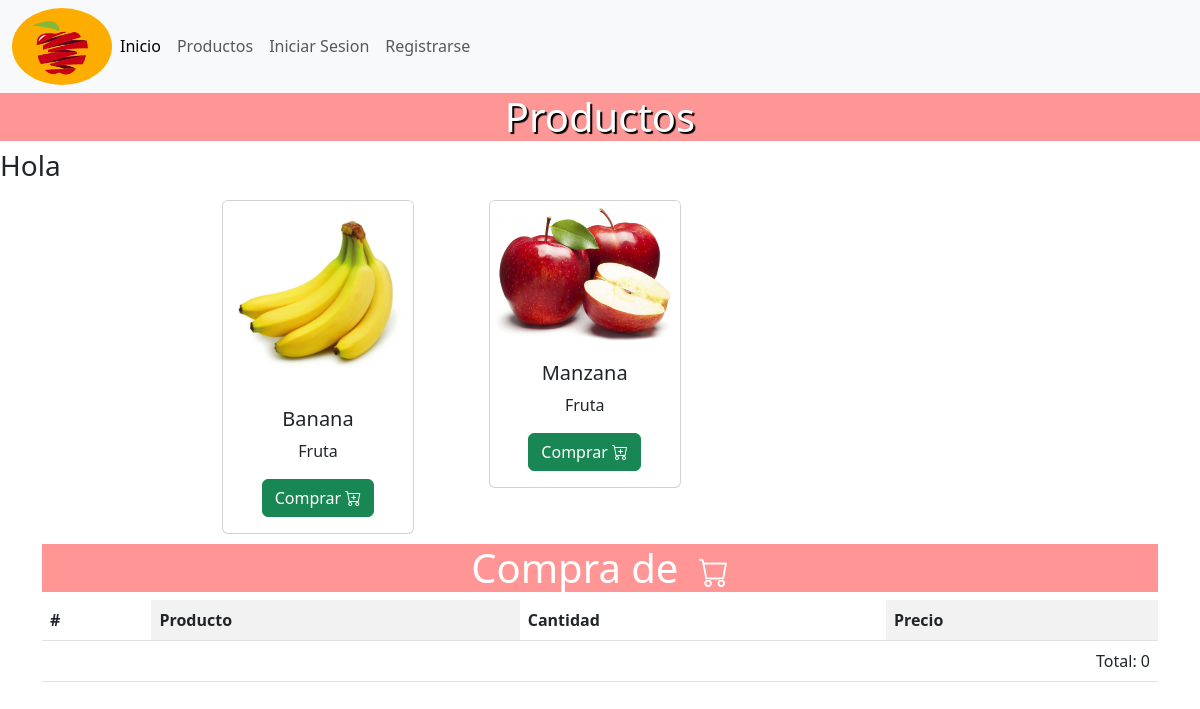
Page /tienda/ on the earlier database version.
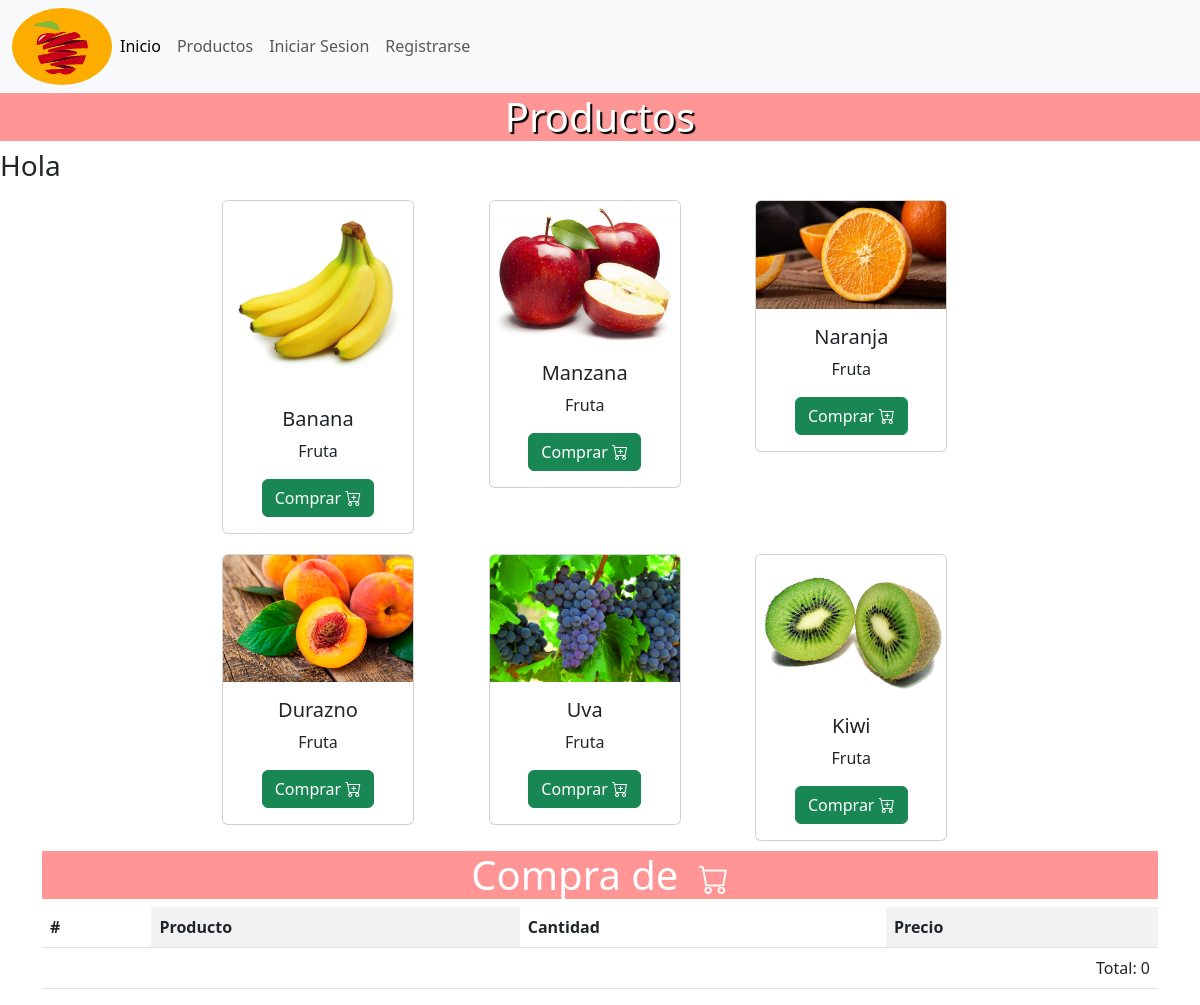
Same page on the later database version.
### productos/models.py (models this page shows, shortened)
class Producto(models.Model):
    nombre = models.CharField(max_length=100)
    precio = models.FloatField()
    imagen = models.ImageField(upload_to='productos')
    categoria = models.ForeignKey(Categoria, on_delete=models.CASCADE)
    created = models.DateField(auto_now_add=True)
    class Meta:
        verbose_name= 'producto'
        verbose_name_plural = 'productos'

class Categoria(models.Model):
    nombre = models.CharField(max_length=50)
    created = models.DateField(auto_now_add=True)
    class Meta:
        verbose_name= 'categoria'
        verbose_name_plural = 'categorias'
    def __str__(self):
        return self.nombre

### tienda/views.py (the view)
# urls.py: path('tienda/', include('tienda.urls')),
def tienda(request):
    productos = Producto.objects.all()
    carro = Carro(request)
    total = carro.obtener_total()
    if request.method == 'GET':
        return render(request, 'tienda.html',{
            'productos':productos,
            'total':total
        })

### carrito/carrito.py (called while the page is built)
    def obtener_total(self):
        total = 0
        for key in self.carro.keys():
            total += self.carro[key]['precio']
        return total

### tienda/templates/tienda.html (shortened to what this page needs)
{% extends 'base.html' %}
{% block content %}
    <h1 class="productos h1-shadow">Productos</h1>
    <h3>Hola {{user.username}}</h3>
    <div class="container">
        <div class="row" style="max-width: 800px; margin: 0 auto;">
            {% for producto in productos %}
            <div class="col-4">
                <div class="card text-center card-fruta" style="width: 12rem;">
                    <img src="{{producto.imagen.url}}" class="card-img-top" alt="imagen de producto">
                    <div class="card-body">
                    <h5 class="card-title">{{producto.nombre}}</h5>
                    <p class="card-text">{{producto.categoria}} </p>
                    <a href="{% url 'tienda:agregar-producto' producto.id %}" class="btn btn-success">Comprar
                        <i class="bi bi-cart-plus"></i>
                    </a>
                    </div>
                </div>
            </div>
            {% endfor %}
        </div>
    </div>
    {% include 'widget-carrito.html' %}
{% endblock %}

### base/templates/base.html (shortened to what this page needs)
{% load static %}
<!DOCTYPE html>
<html lang="en">
<head>
    <link href="https://cdn.jsdelivr.net/npm/bootstrap@5.3.0/dist/css/bootstrap.min.css" rel="stylesheet">
    <link rel="stylesheet" href="https://cdn.jsdelivr.net/npm/bootstrap-icons@1.10.5/font/bootstrap-icons.css">
    <link rel="stylesheet" href="{% static 'css/style.css' %}">
</head>
<body>
    <nav class="navbar navbar-expand-lg bg-body-tertiary">
        <div class="container-fluid">
          <img src="{% static 'imagenes/logo-manzana.png' %}" alt="Logo imagen" class="logo">
          <div class="collapse navbar-collapse" id="navbarNav">
            <ul class="navbar-nav">
              <li class="nav-item">
                <a class="nav-link active" aria-current="page" href="{% url 'inicio:inicio' %}">Inicio</a>
              </li>
              <li class="nav-item">
                <a class="nav-link" href="{% url 'tienda:tienda' %}">Productos</a>
              </li>
              {% if user.is_authenticated %}
                <li class="nav-item">
                    <a class="nav-link" href="{% url 'usuarios:cerrar-sesion' %}">Cerrar Sesion</a>
                </li>
              {% else %}
                <li class="nav-item">
                    <a class="nav-link" href="{% url 'usuarios:inicio-sesion' %}">Iniciar Sesion</a>
                </li>
                <li class="nav-item">
                    <a class="nav-link" href="{% url 'usuarios:registro' %}">Registrarse</a>
                </li>
              {% endif %}
            </ul>
          </div>
        </div>
      </nav>
    {% block content %}
    {% endblock %}
</body>
</html>

### carrito/templates/widget-carrito.html (shortened to what this page needs)
<div class="container">
     <h1>Compra de {{user.username}}  <i class="bi bi-cart carrito"></i> </h1>
    <table class="table table-striped-columns tablaconfig">
        <thead>
            <tr>
                <th>#</th>
                <th>Producto</th>
                <th>Cantidad</th>
                <th>Precio</th>
            </tr>
        </thead>
        <tbody>
            <tr class="text-end">
                <td colspan="4">Total: {{total}} </td>
            </tr>
        </tbody>
    </table>
</div>

### base/static/css/style.css (style rules this page uses)
h1 { background-color: rgb(255, 149, 149); color: white; text-align: center; }
.productos { background-color: rgb(255, 150, 150); }
.carrito { text-align: end; background-color: rgb(255, 149, 149); font-size: 30px; margin-left: 10px; }
.card-fruta { margin: 10px; }
.logo { max-width: 100px; border-radius: 60%; }
.h1-shadow { text-shadow: 2px 2px 1px black; }

Differences in the rows shown:
added Producto: imagen (picture), nombre "Naranja", categoria "Fruta"
added Producto: imagen (picture), nombre "Durazno", categoria "Fruta"
added Producto: imagen (picture), nombre "Uva", categoria "Fruta"
added Producto: imagen (picture), nombre "Kiwi", categoria "Fruta"
